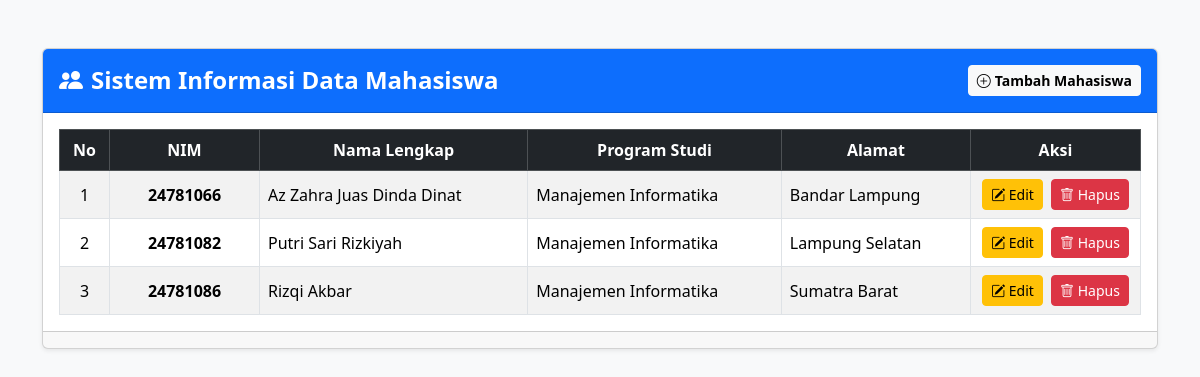
The page / on the database its author committed.
### tables this page shows
CREATE TABLE `mahasiswa` (
  `id` int(11) NOT NULL AUTO_INCREMENT,
  `nim` varchar(20) NOT NULL,
  `nama` varchar(100) NOT NULL,
  `program_studi` varchar(100) NOT NULL,
  `alamat` text DEFAULT NULL,
  PRIMARY KEY (`id`),
  UNIQUE KEY `nim` (`nim`)
);

### index.php (the view, shortened to what this page needs)
<?php
include 'koneksi.php';
?>
<!DOCTYPE html>
<html lang="id">
<head>
    <link href="https://cdn.jsdelivr.net/npm/bootstrap@5.3.3/dist/css/bootstrap.min.css" rel="stylesheet">
    <link href="https://cdn.jsdelivr.net/npm/bootstrap-icons@1.11.3/font/bootstrap-icons.css" rel="stylesheet">
</head>
<body>
    <div class="container my-5">
        <div class="card shadow-sm">
            <div class="card-header py-3 d-flex justify-content-between align-items-center">
                <h4 class="mb-0 fw-bold"><i class="bi bi-people-fill me-2"></i>Sistem Informasi Data Mahasiswa</h4>
                <a href="tambah.php" class="btn btn-light btn-sm fw-semibold">
                    <i class="bi bi-plus-circle me-1"></i>Tambah Mahasiswa
                </a>
            </div>
            <div class="card-body">
                <div class="table-responsive">
                    <table class="table table-bordered table-striped table-hover align-middle mb-0">
                        <thead class="table-dark text-center">
                            <tr>
                                <th style="width: 50px;">No</th>
                                <th style="width: 150px;">NIM</th>
                                <th>Nama Lengkap</th>
                                <th>Program Studi</th>
                                <th>Alamat</th>
                                <th style="width: 170px;">Aksi</th>
                            </tr>
                        </thead>
                        <tbody>
                            <?php
                            $query = "SELECT * FROM mahasiswa ORDER BY id ASC";
                            $result = mysqli_query($koneksi, $query);
                            $no = 1;
                            if (mysqli_num_rows($result) > 0):
                                while ($row = mysqli_fetch_assoc($result)):
                            ?>
                                <tr>
                                    <td class="text-center"><?= $no++; ?></td>
                                    <td class="text-center fw-semibold"><?= htmlspecialchars($row['nim']); ?></td>
                                    <td><?= htmlspecialchars($row['nama']); ?></td>
                                    <td><?= htmlspecialchars($row['program_studi']); ?></td>
                                    <td><?= htmlspecialchars($row['alamat']); ?></td>
                                    <td class="text-center">
                                        <a href="edit.php?id=<?= $row['id']; ?>" class="btn btn-warning btn-sm me-1" title="Ubah Data">
                                            <i class="bi bi-pencil-square"></i> Edit
                                        </a>
                                        <a href="hapus.php?id=<?= $row['id']; ?>" class="btn btn-danger btn-sm" onclick="return confirm('Apakah Anda yakin ingin menghapus data <?= htmlspecialchars($row['nama']); ?>?');" title="Hapus Data">
                                            <i class="bi bi-trash"></i> Hapus
                                        </a>
                                    </td>
                                </tr>
                            <?php
                                endwhile;
                            endif; ?>
                        </tbody>
                    </table>
                </div>
            </div>
            <div class="card-footer text-muted small text-center py-2">
            </div>
        </div>
    </div>
</body>
</html>

### index.php (style rules this page uses)
body { background-color: #f8f9fa; }
.card-header { background-color: #0d6efd; color: white; }

### rows shown on the page
mahasiswa: nim "24781066", nama "Az Zahra Juas Dinda Dinat", program_studi "Manajemen Informatika", alamat "Bandar Lampung"
mahasiswa: nim "24781082", nama "Putri Sari Rizkiyah", program_studi "Manajemen Informatika", alamat "Lampung Selatan"
mahasiswa: nim "24781086", nama "Rizqi Akbar", program_studi "Manajemen Informatika", alamat "Sumatra Barat"
